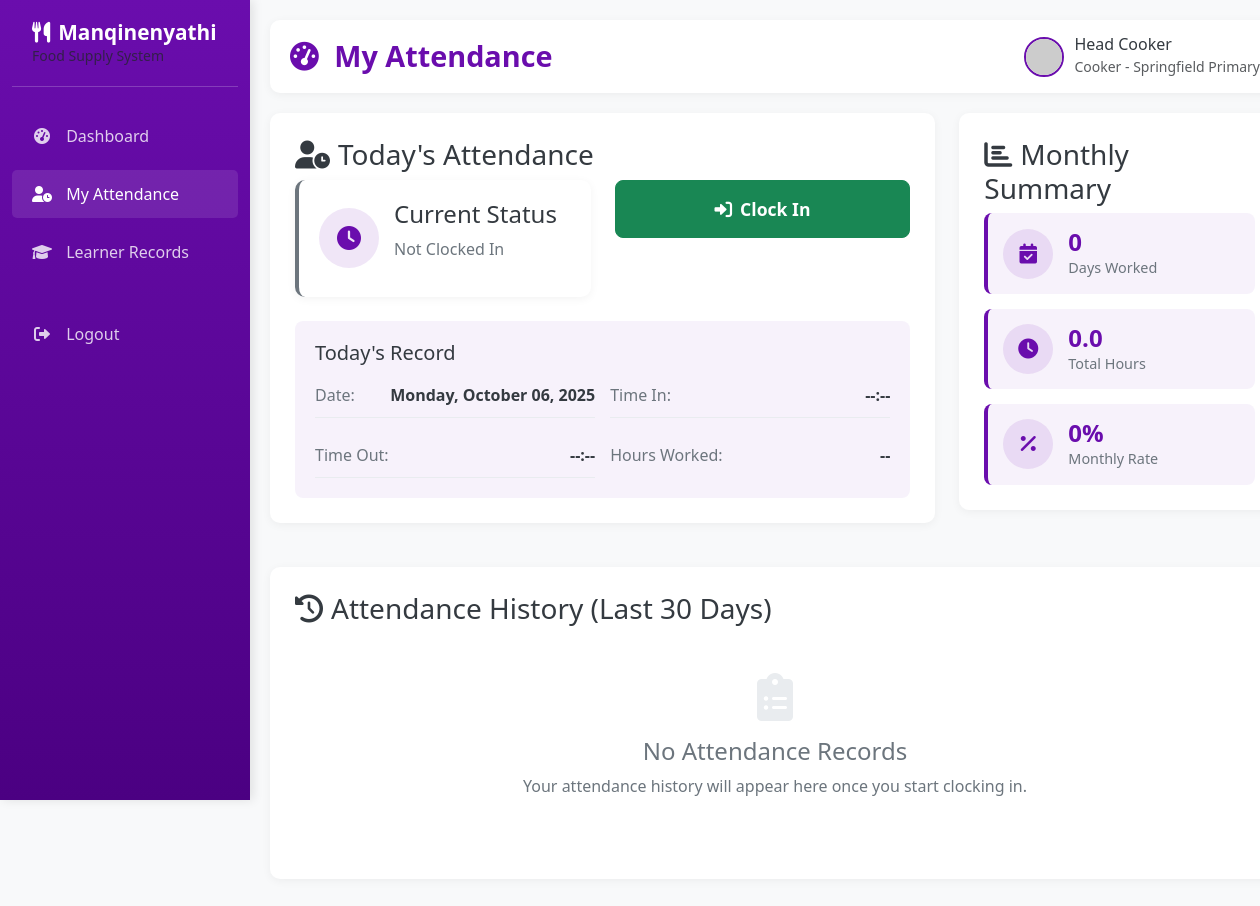
Page /cooker/attendance (signed in) on the earlier database version.
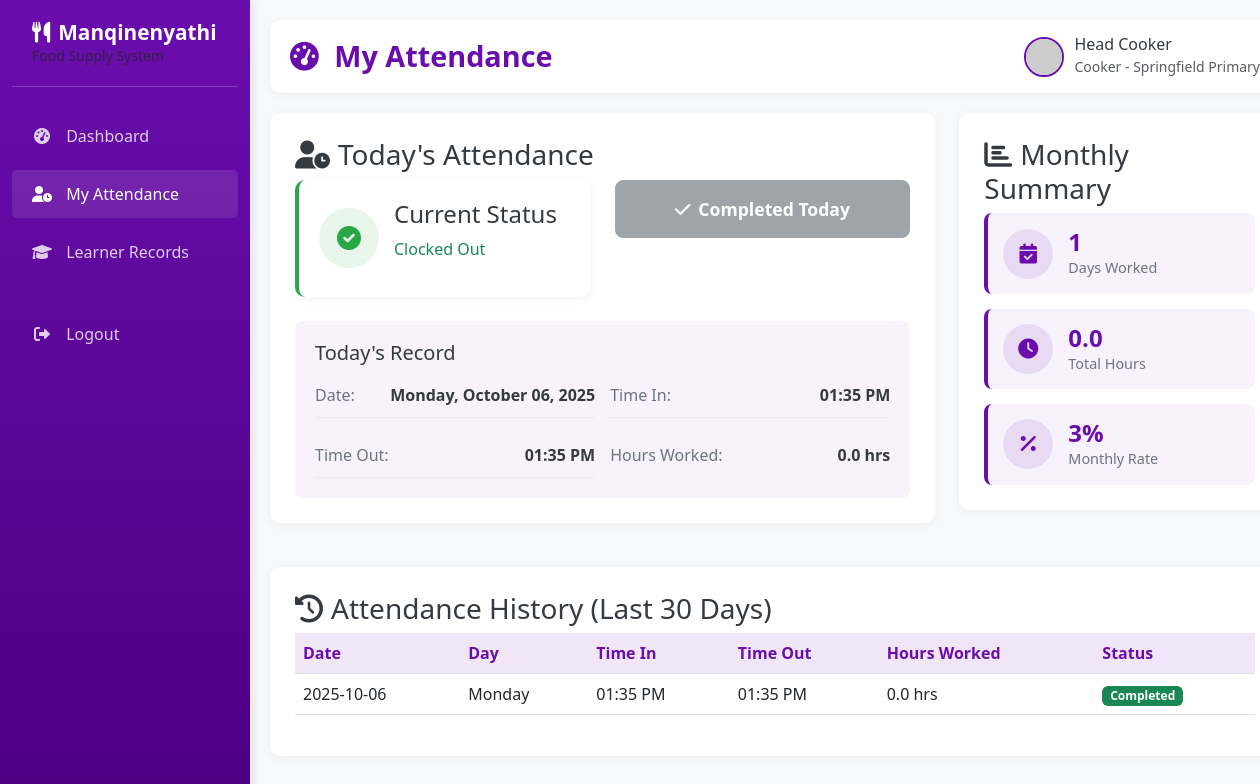
Same page on the later database version.
### app.py (models this page shows)
class Attendance(db.Model):
    __tablename__ = 'attendance'
    attendance_id = db.Column(db.Integer, primary_key=True)
    cooker_id = db.Column(db.Integer, db.ForeignKey('users.user_id'), nullable=False)
    school_id = db.Column(db.Integer, db.ForeignKey('schools.school_id'), nullable=False)
    date = db.Column(db.Date, nullable=False)
    time_in = db.Column(db.DateTime)
    time_out = db.Column(db.DateTime)
    created_at = db.Column(db.DateTime, default=datetime.utcnow)

### app.py (the view)
@app.route('/cooker/attendance')
def cooker_attendance():
    if session.get('role') != 'cooker':
        return redirect(url_for('home'))
    user_id = session.get('user_id')
    today = datetime.now().date()
    today_attendance = Attendance.query.filter_by(
        cooker_id=user_id,
        date=today
    ).first()
    attendance_history = Attendance.query.filter_by(
        cooker_id=user_id
    ).order_by(Attendance.date.desc()).limit(30).all()
    current_month = datetime.now().month
    current_year = datetime.now().year
    monthly_attendance = Attendance.query.filter(
        Attendance.cooker_id == user_id,
        db.extract('month', Attendance.date) == current_month,
        db.extract('year', Attendance.date) == current_year
    ).all()
    days_worked = len(monthly_attendance)
    total_hours = sum(
        (att.time_out - att.time_in).total_seconds() / 3600
        for att in monthly_attendance
        if att.time_in and att.time_out
    )
    return render_template('cooker_attendance.html',
                         today_attendance=today_attendance,
                         attendance_history=attendance_history,
                         days_worked=days_worked,
                         total_hours=total_hours,
                         today=today)

### templates/cooker_attendance.html (shortened to what this page needs)
{% extends "cooker_base.html" %}
{% block page_title %}My Attendance{% endblock %}
{% block content %}
<div class="row">
    <div class="col-md-8">
        <div class="content-card">
            <h3><i class="fas fa-user-clock me-2"></i>Today's Attendance</h3>
            <div class="row">
                <div class="col-md-6">
                    <div class="attendance-status-card {% if today_attendance and today_attendance.time_in %}status-active{% else %}status-inactive{% endif %}">
                        <div class="status-icon">
                            <i class="fas {% if today_attendance and today_attendance.time_in %}fa-check-circle{% else %}fa-clock{% endif %}"></i>
                        </div>
                        <div class="status-info">
                            <h4>Current Status</h4>
                            <p class="status-text">
                                {% if today_attendance and today_attendance.time_in %}
                                    {% if today_attendance.time_out %}
                                        <span class="text-success">Clocked Out</span>
                                    {% else %}
                                        <span class="text-warning">Clocked In</span>
                                    {% endif %}
                                {% else %}
                                    <span class="text-secondary">Not Clocked In</span>
                                {% endif %}
                            </p>
                        </div>
                    </div>
                </div>
                <div class="col-md-6">
                    <div class="attendance-actions">
                        {% if not today_attendance or not today_attendance.time_in %}
                        <form action="{{ url_for('clock_in') }}" method="POST" class="d-inline">
                            <button type="submit" class="btn btn-success btn-lg attendance-action-btn">
                                <i class="fas fa-sign-in-alt me-2"></i>Clock In
                            </button>
                        </form>
                        {% elif today_attendance and today_attendance.time_in and not today_attendance.time_out %}
                        <form action="{{ url_for('clock_out') }}" method="POST" class="d-inline">
                            <button type="submit" class="btn btn-danger btn-lg attendance-action-btn">
                                <i class="fas fa-sign-out-alt me-2"></i>Clock Out
                            </button>
                        </form>
                        {% else %}
                        <button class="btn btn-secondary btn-lg attendance-action-btn" disabled>
                            <i class="fas fa-check me-2"></i>Completed Today
                        </button>
                        {% endif %}
                    </div>
                </div>
            </div>
            <div class="today-times mt-4">
                <h5>Today's Record</h5>
                <div class="time-details">
                    <div class="time-item">
                        <span class="time-label">Date:</span>
                        <strong>{{ today.strftime('%A, %B %d, %Y') }}</strong>
                    </div>
                    <div class="time-item">
                        <span class="time-label">Time In:</span>
                        <strong id="timeInDisplay">
                            {% if today_attendance and today_attendance.time_in %}
                                {{ today_attendance.time_in.strftime('%I:%M %p') }}
                            {% else %}
                                --:--
                            {% endif %}
                        </strong>
                    </div>
                    <div class="time-item">
                        <span class="time-label">Time Out:</span>
                        <strong id="timeOutDisplay">
                            {% if today_attendance and today_attendance.time_out %}
                                {{ today_attendance.time_out.strftime('%I:%M %p') }}
                            {% else %}
                                --:--
                            {% endif %}
                        </strong>
                    </div>
                    <div class="time-item">
                        <span class="time-label">Hours Worked:</span>
                        <strong id="hoursWorked">
                            {% if today_attendance and today_attendance.time_in and today_attendance.time_out %}
                                {{ "%.1f"|format((today_attendance.time_out - today_attendance.time_in).total_seconds() / 3600) }} hrs
                            {% else %}
                                --
                            {% endif %}
                        </strong>
                    </div>
                </div>
            </div>
        </div>
    </div>
    <div class="col-md-4">
        <div class="content-card">
            <h3><i class="fas fa-chart-bar me-2"></i>Monthly Summary</h3>
            <div class="summary-stats">
                <div class="stat-item">
                    <div class="stat-icon">
                        <i class="fas fa-calendar-check"></i>
                    </div>
                    <div class="stat-info">
                        <h4>{{ days_worked }}</h4>
                        <p>Days Worked</p>
                    </div>
                </div>
                <div class="stat-item">
                    <div class="stat-icon">
                        <i class="fas fa-clock"></i>
                    </div>
                    <div class="stat-info">
                        <h4>{{ "%.1f"|format(total_hours) }}</h4>
                        <p>Total Hours</p>
                    </div>
                </div>
                <div class="stat-item">
                    <div class="stat-icon">
                        <i class="fas fa-percentage"></i>
                    </div>
                    <div class="stat-info">
                        <h4>{{ "%.0f"|format((days_worked / 30) * 100) }}%</h4>
                        <p>Monthly Rate</p>
                    </div>
                </div>
            </div>
        </div>
    </div>
</div>
<div class="row mt-4">
    <div class="col-12">
        <div class="content-card">
            <h3><i class="fas fa-history me-2"></i>Attendance History (Last 30 Days)</h3>
            {% if attendance_history %}
            <div class="table-responsive">
                <table class="table table-hover">
                    <thead>
                        <tr>
                            <th>Date</th>
                            <th>Day</th>
                            <th>Time In</th>
                            <th>Time Out</th>
                            <th>Hours Worked</th>
                            <th>Status</th>
                        </tr>
                    </thead>
                    <tbody>
                        {% for record in attendance_history %}
                        <tr>
                            <td>{{ record.date.strftime('%Y-%m-%d') }}</td>
                            <td>{{ record.date.strftime('%A') }}</td>
                            <td>
                                {% if record.time_in %}
                                    {{ record.time_in.strftime('%I:%M %p') }}
                                {% else %}
                                    --
                                {% endif %}
                            </td>
                            <td>
                                {% if record.time_out %}
                                    {{ record.time_out.strftime('%I:%M %p') }}
                                {% else %}
                                    --
                                {% endif %}
                            </td>
                            <td>
                                {% if record.time_in and record.time_out %}
                                    {{ "%.1f"|format((record.time_out - record.time_in).total_seconds() / 3600) }} hrs
                                {% else %}
                                    --
                                {% endif %}
                            </td>
                            <td>
                                {% if record.time_in and record.time_out %}
                                    <span class="badge bg-success">Completed</span>
                                {% elif record.time_in and not record.time_out %}
                                    <span class="badge bg-warning">In Progress</span>
                                {% else %}
                                    <span class="badge bg-secondary">Absent</span>
                                {% endif %}
                            </td>
                        </tr>
                        {% endfor %}
                    </tbody>
                </table>
            </div>
            {% else %}
            <div class="empty-state">
                <i class="fas fa-clipboard-list fa-3x mb-3"></i>
                <h4>No Attendance Records</h4>
                <p>Your attendance history will appear here once you start clocking in.</p>
            </div>
            {% endif %}
        </div>
    </div>
</div>
{% endblock %}

### templates/cooker_base.html (shortened to what this page needs)
<!DOCTYPE html>
<html lang="en">
<head>
    <link href="https://cdn.jsdelivr.net/npm/bootstrap@5.3.0-alpha1/dist/css/bootstrap.min.css" rel="stylesheet">
    <link rel="stylesheet" href="https://cdnjs.cloudflare.com/ajax/libs/font-awesome/6.0.0/css/all.min.css">
</head>
<body>
    <div class="container-fluid">
        <div class="row">
            <div class="col-md-2 sidebar d-none d-md-block">
                <div class="logo">
                    <h3><i class="fas fa-utensils me-2"></i>Manqinenyathi</h3>
                    <p class="text-muted small mb-0">Food Supply System</p>
                </div>
                <ul class="nav flex-column">
                    <li class="nav-item">
                        <a class="nav-link {% if request.endpoint == 'dashboard_cooker' %}active{% endif %}" href="{{ url_for('dashboard_cooker') }}">
                            <i class="fas fa-tachometer-alt"></i> Dashboard
                        </a>
                    </li>
                    <li class="nav-item">
                        <a class="nav-link {% if request.endpoint == 'cooker_attendance' %}active{% endif %}" href="{{ url_for('cooker_attendance') }}">
                             <i class="fas fa-user-clock"></i> My Attendance
                        </a>
                    </li>
                    <li class="nav-item">
                    <a class="nav-link {% if request.endpoint == 'cooker_learners_records' %}active{% endif %}"
                     href="{{ url_for('cooker_learners_records') }}">
                        <i class="fas fa-graduation-cap"></i> Learner Records
                            </a>
                        </li>
                    <li class="nav-item mt-4">
                        <a class="nav-link" href="{{ url_for('logout') }}">
                            <i class="fas fa-sign-out-alt"></i> Logout
                        </a>
                    </li>
                </ul>
            </div>
            <div class="col-md-10 main-content">
                <div class="header">
                    <h1>
                        <i class="fas fa-tachometer-alt me-2"></i>
                        {% block page_title %}Cooker Dashboard{% endblock %}
                    </h1>
                    <div class="user-info">
                        <img src="https://ui-avatars.com/api/?name={{ session.get('username', 'Cooker User') }}&background=6a0dad&color=fff" alt="Cooker User">
                        <div>
                            <h6 class="mb-0">{{ session.get('username', 'Cooker User') }}</h6>
                            <small class="text-muted">Cooker - {{ session.get('school', 'Springfield Primary') }}</small>
                        </div>
                    </div>
                </div>
                {% block content %}{% endblock %}
            </div>
        </div>
    </div>
</body>
</html>

Differences in the rows shown:
added Attendance: time_in "01:35 PM", time_out "01:35 PM", time_out+time_in "0.0", date "2025-10-06", date "Monday", (record.time_out-record.time_in).total_seconds()/3600 "0.0", shows "Completed"
Other differences:
{{ days_worked }}: "0" → "1"
{{ "%.0f"|format((days_worked / 30) * 100) }}: "0" → "3"
text no longer shown: "Not Clocked In Clock In --:-- --:-- -- No Attendance Records Your attendance history will appear here once you start clocking in."
text now shown: "Clocked Out Completed Today hrs Date Day Time In Time Out Hours Worked Status"
